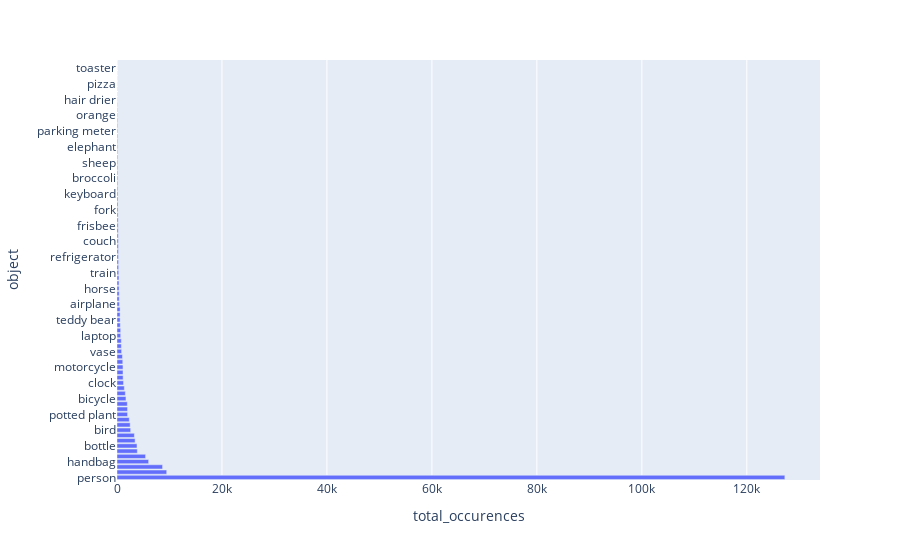

Write notebook code for a chart like this one.
### Markdown cell above
We plot a bar chart, `person` dominates.

### Code cell
px.bar(
    coco_data,
    x="total_occurences", 
    y="object",
)

### Figure 1 — Plotly figure (JSON) as saved in the notebook; plotly's stock layout.template omitted (floating-point values rounded to 4 significant figures)
{"data": [{"alignmentgroup": "True", "hovertemplate": "total_occurences=%{x}<br>object=%{y}<extra></extra>", "legendgroup": "", "marker": {"color": "#636efa"}, "name": "", "offsetgroup": "", "orientation": "h", "showlegend": false, "textposition": "auto", "type": "bar", "x": [127247, 9474, 8682, 6029, 5448, 3873, 3811, 3452, 3307, 2604, 2510, 2341, 2014, 2009, 1964, 1707, 1588, 1399, 1245, 1167, 1149, 1140, 1099, 1036, 879, 830, 816, 701, 700, 624, 593, 589, 587, 448, 416, 411, 392, 375, 372, 330, 310, 300, 286, 279, 261, 251, 235, 229, 223, 218, 204, 194, 193, 183, 173, 152, 146, 146, 144, 142, 135, 135, 126, 125, 122, 120, 119, 116, 112, 81, 70, 58, 34, 24, 24, 14, 13, 12, 5, 5], "xaxis": "x", "y": ["person", "chair", "car", "handbag", "book", "umbrella", "bottle", "backpack", "tie", "bird", "cup", "boat", "potted plant", "dining table", "traffic light", "bicycle", "truck", "bench", "clock", "cell phone", "bowl", "motorcycle", "tv", "bed", "vase", "kite", "sports ball", "laptop", "wine glass", "dog", "teddy bear", "cake", "suitcase", "airplane", "bus", "surfboard", "horse", "remote", "knife", "train", "toothbrush", "baseball bat", "refrigerator", "spoon", "skateboard", "couch", "sink", "cat", "frisbee", "cow", "scissors", "fork", "stop sign", "donut", "keyboard", "baseball glove", "oven", "broccoli", "mouse", "toilet", "sheep", "fire hydrant", "skis", "elephant", "bear", "banana", "parking meter", "tennis racket", "apple", "orange", "snowboard", "microwave", "hair drier", "giraffe", "carrot", "pizza", "hot dog", "zebra", "toaster", "sandwich"], "yaxis": "y"}], "layout": {"barmode": "relative", "legend": {"tracegroupgap": 0}, "margin": {"t": 60}, "xaxis": {"anchor": "y", "domain": [0, 1], "title": {"text": "total_occurences"}}, "yaxis": {"anchor": "x", "domain": [0, 1], "title": {"text": "object"}}}}
